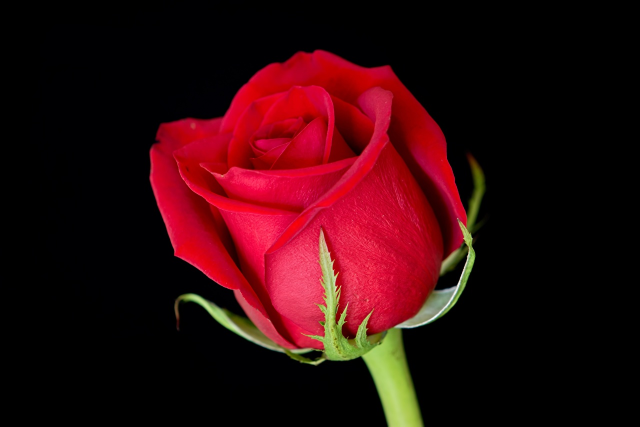
#> input picture src/img_data/Rose.jpg, 1280 x 853 px (shown at 1/2 size)
$ python hysteresis_threshold.py
#> lines starting #> are read from the running program, lines starting #| are printed output that depends on the picture; after the words box and inside, x2 and y2 are one past the last pixel; in counts of white or black regions, pixels touching at a corner belong together
import cv2
import numpy as np

def flood_fill(image, x, y, visited):
    """ Propaga la conexión de bordes fuertes a bordes débiles (8 vecinos) """
    h, w = image.shape
    stack = [(x, y)]

    while stack:
        px, py = stack.pop()

        if visited[py, px]:  # Si ya fue visitado, saltar
            continue

        visited[py, px] = True
        image[py, px] = 255  # Marcar como borde fuerte

        # Revisar vecinos en 8 direcciones
        for dx in [-1, 0, 1]:
            for dy in [-1, 0, 1]:
                nx, ny = px + dx, py + dy
                if 0 <= nx < w and 0 <= ny < h and not visited[ny, nx] and image[ny, nx] != 0:
                    stack.append((nx, ny))

def HysteresisThreshold(image, T_low, T_high):
    """ Aplica umbralización por histéresis """
    # Detectar bordes débiles y fuertes
    strong_edges = (image >= T_high).astype(np.uint8) * 255
    weak_edges = ((image >= T_low) & (image < T_high)).astype(np.uint8) * 255

    # Imagen resultado inicializada en ceros
    result = np.zeros_like(image, dtype=np.uint8)
    visited = np.zeros_like(image, dtype=np.bool_)

    # Propagar bordes fuertes usando flood fill
    h, w = image.shape
    for y in range(h):
        for x in range(w):
            if strong_edges[y, x] == 255 and not visited[y, x]:
                flood_fill(weak_edges, x, y, visited)  # Expande bordes fuertes

    return weak_edges  # Retorna la imagen binaria con los bordes confirmados

# Cargar imagen en escala de grises
#image = cv2.imread("img_data/caballo.webp", cv2.IMREAD_GRAYSCALE)
#image = cv2.imread("img_data/acat.jpg", cv2.IMREAD_GRAYSCALE)
image = cv2.imread("img_data/Rose.jpg", cv2.IMREAD_GRAYSCALE)
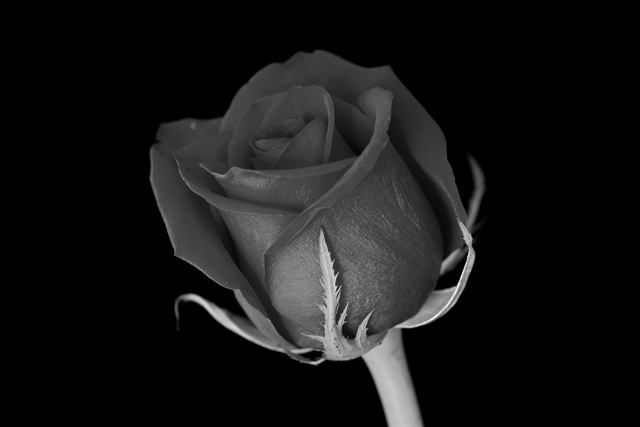
#> image: shape (853, 1280) (shown at 1/2 size); min 0, max 255, mean 21.2

image = cv2.resize(image, (800, 600))
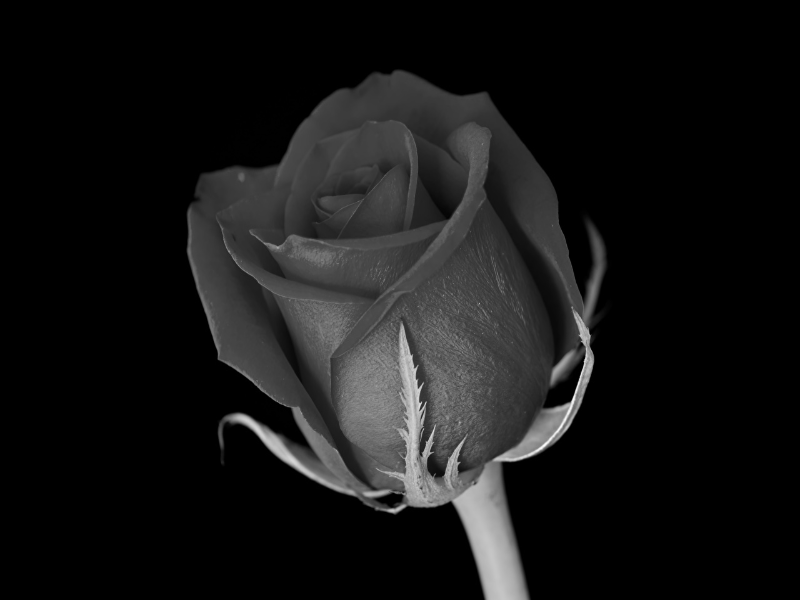
#> image: shape (600, 800); min 0, max 251, mean 21.2

# Aplicar histéresis manualmente
final_edges = HysteresisThreshold(image, 40, 170)
#> in HysteresisThreshold, `strong_edges = (image >= T_high).astype(np.uint8) * 255`:
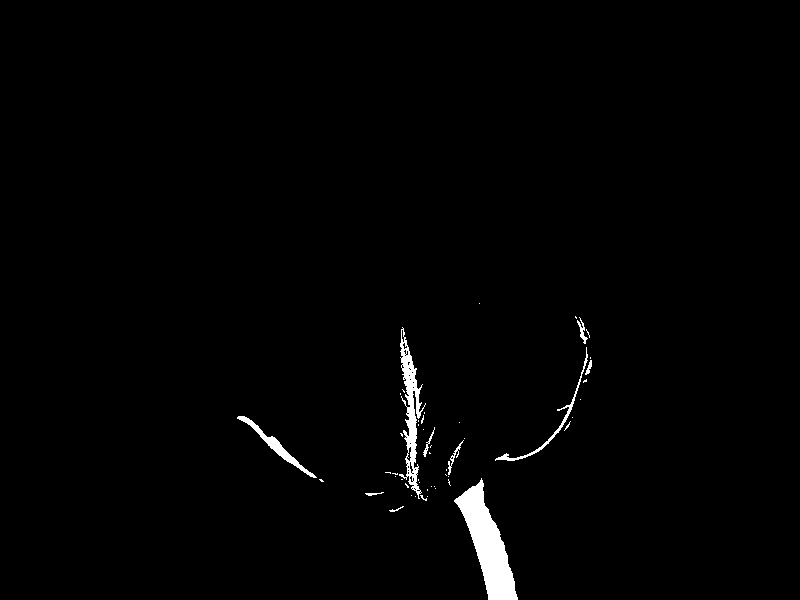
#> strong_edges: shape (600, 800); 1.3% white; 50 white regions (40 under 20 px), largest, box (x1, y1, x2, y2) and area: (454, 478, 518, 600) 3228, (399, 327, 426, 499) 1520, (237, 416, 317, 478) 595
#> in HysteresisThreshold, `weak_edges = ((image >= T_low) & (image < T_high)).astype(np.uint8) * ..`:
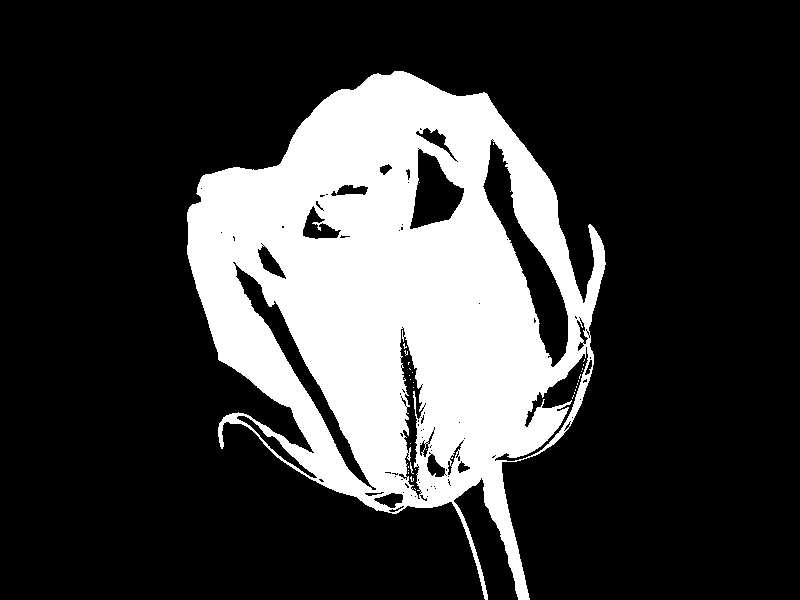
#> weak_edges: shape (600, 800); 23.6% white; 32 white regions (31 under 20 px), largest, box (x1, y1, x2, y2) and area: (187, 71, 606, 600) 113008
#> after the loop in HysteresisThreshold, `for y in range(h):`:
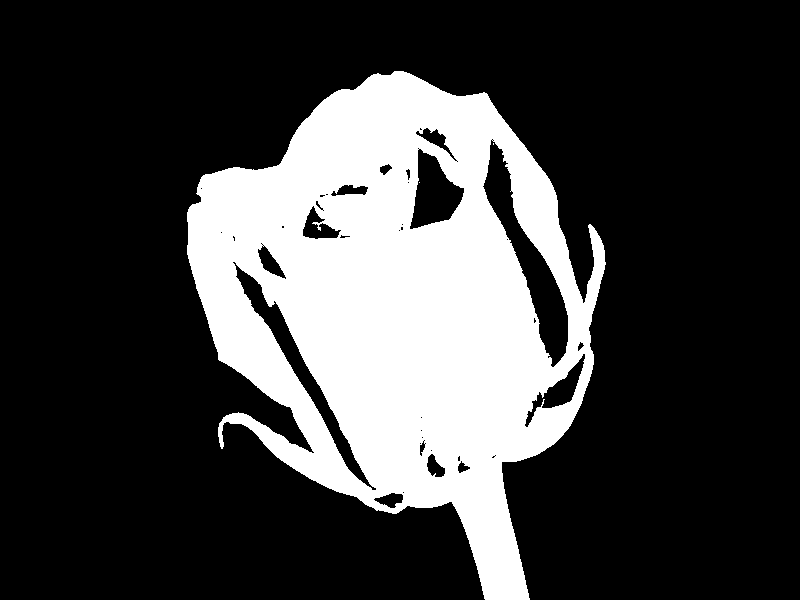
#> weak_edges: shape (600, 800); 24.9% white; 3 white regions (2 under 20 px), largest, box (x1, y1, x2, y2) and area: (187, 71, 606, 600) 119429

# Mostrar resultado
cv2.imshow("Hysteresis Thresholding", final_edges)
cv2.waitKey(0)
cv2.destroyAllWindows()

$ run again, with src/img_data/caballo.webp saved as src/img_data/Rose.jpg
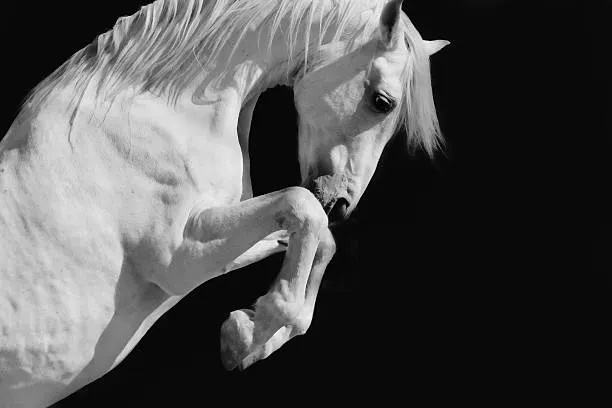
#> input picture src/img_data/caballo.webp, 612 x 408 px
#> image is the input picture: shape (408, 612); min 0, max 255, mean 79.9
#> image: shape (600, 800)
#> in HysteresisThreshold, `strong_edges = (image >= T_high).astype(np.uint8) * 255`:
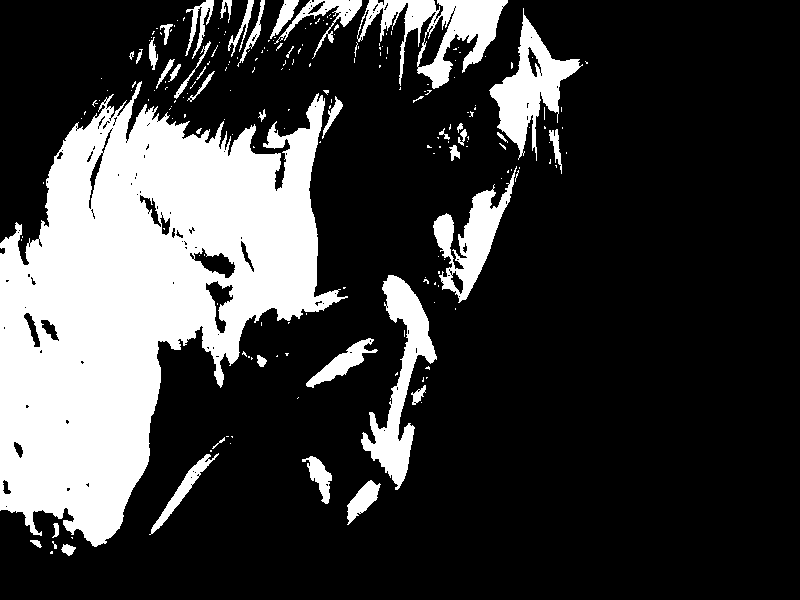
#> strong_edges: shape (600, 800); 23.7% white; 209 white regions (168 under 20 px), largest, box (x1, y1, x2, y2) and area: (0, 81, 348, 547) 85458, (357, 0, 508, 89) 5297, (361, 275, 437, 490) 5170
#> after the loop in HysteresisThreshold, `for y in range(h):`:
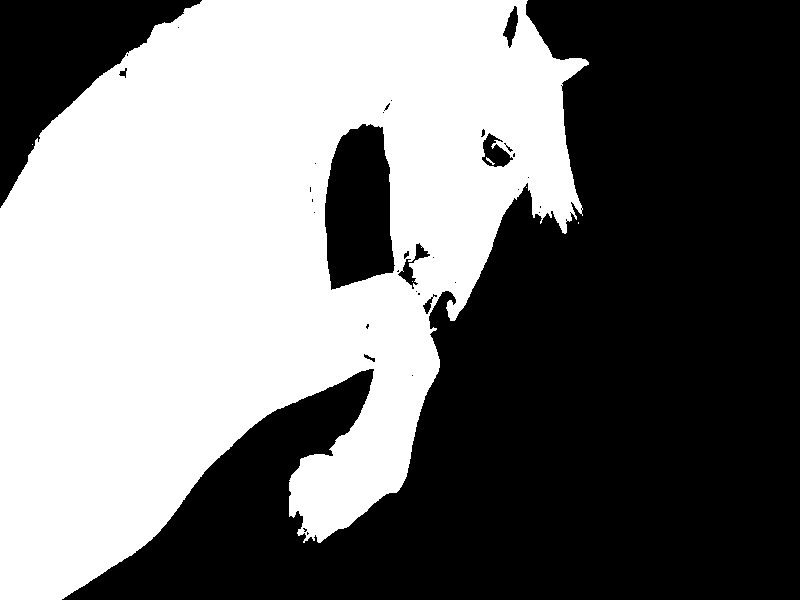
#> weak_edges: shape (600, 800); 46.6% white; 6 white regions (4 under 20 px), largest, box (x1, y1, x2, y2) and area: (0, 0, 589, 600) 223826, (486, 157, 495, 165) 23
